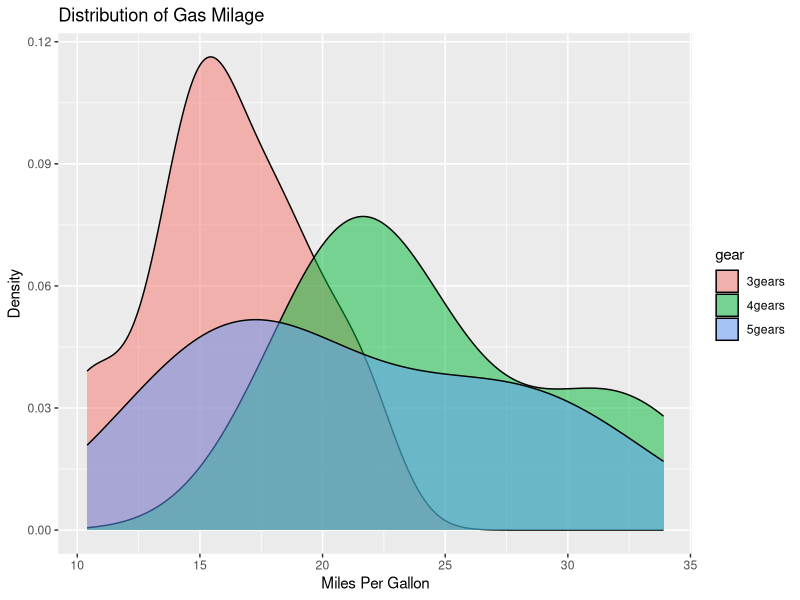
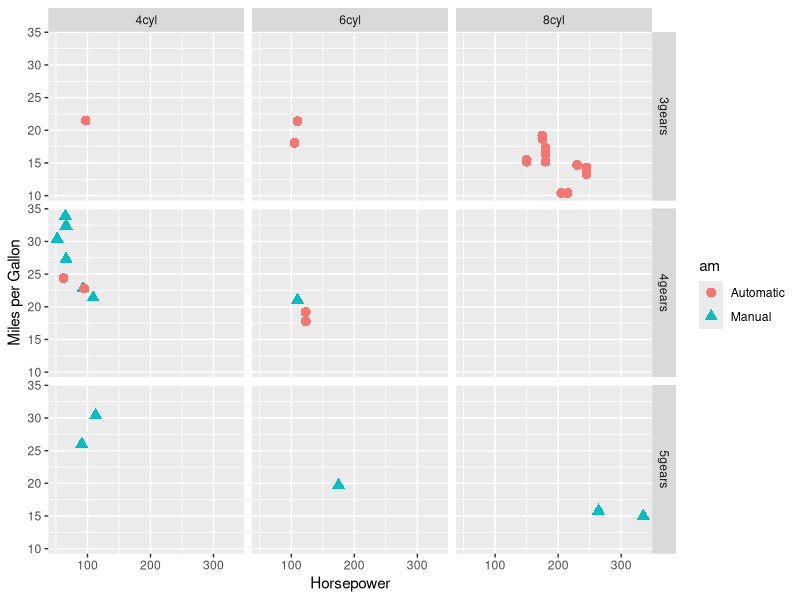
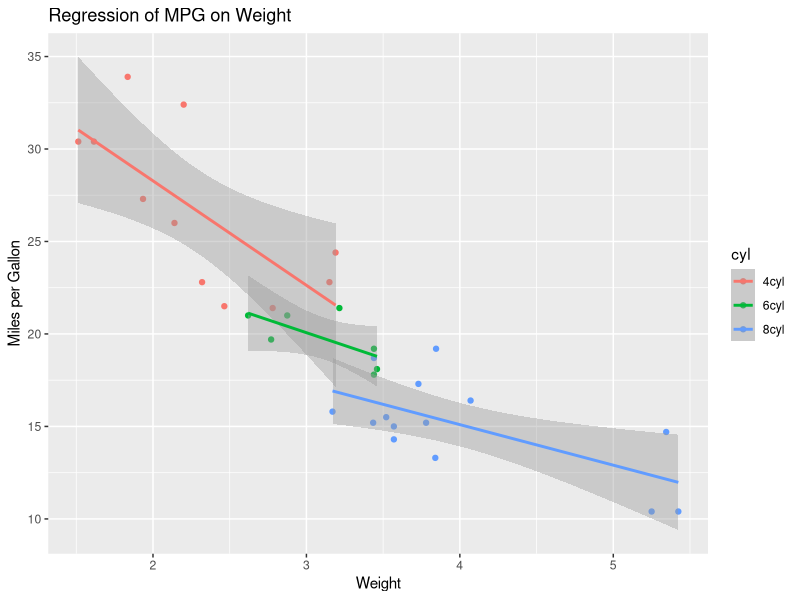
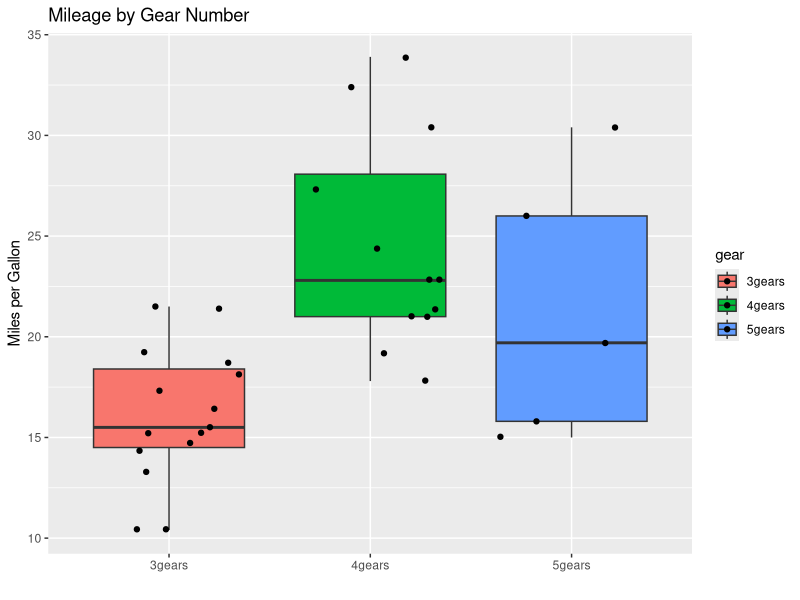

Here is the R script that generated these plots, in order:
# ggplot2 examples
# a set of quick plots using quickplots:
# qplot(x, y, data=, color=, shape=, size=, alpha=, geom=, method=, formula=, facets=, xlim=, ylim= xlab=, ylab=, main=, sub=)
# source: http://www.statmethods.net/advgraphs/ggplot2.html

library(ggplot2) 

# create factors with value labels 
mtcars$gear <- factor(mtcars$gear,levels=c(3,4,5),
  	labels=c("3gears","4gears","5gears")) 
mtcars$am <- factor(mtcars$am,levels=c(0,1),
  	labels=c("Automatic","Manual")) 
mtcars$cyl <- factor(mtcars$cyl,levels=c(4,6,8),
   labels=c("4cyl","6cyl","8cyl")) 

# Kernel density plots for mpg
# grouped by number of gears (indicated by color)
qplot(mpg, data=mtcars, geom="density", fill=gear, alpha=I(.5), 
   main="Distribution of Gas Milage", xlab="Miles Per Gallon", 
   ylab="Density")

# Scatterplot of mpg vs. hp for each combination of gears and cylinders
# in each facet, transmittion type is represented by shape and color
qplot(hp, mpg, data=mtcars, shape=am, color=am, 
   facets=gear~cyl, size=I(3),
   xlab="Horsepower", ylab="Miles per Gallon") 

# Separate regressions of mpg on weight for each number of cylinders
qplot(wt, mpg, data=mtcars, geom=c("point", "smooth"), 
   method="lm", formula=y~x, color=cyl, 
   main="Regression of MPG on Weight", 
   xlab="Weight", ylab="Miles per Gallon")

# Boxplots of mpg by number of gears 
# observations (points) are overlayed and jittered
qplot(gear, mpg, data=mtcars, geom=c("boxplot", "jitter"), 
   fill=gear, main="Mileage by Gear Number",
   xlab="", ylab="Miles per Gallon")